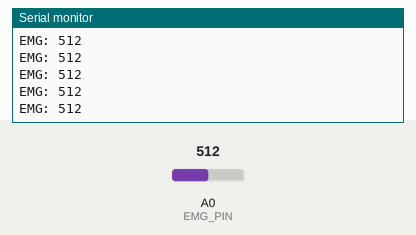
Recording of a sketch running on a simulated Arduino Uno, built with avr-gcc and run on an emulated ATmega328P. Shown: the last lines printed to the serial monitor. Inputs (shaded band) come from the test bench; at power-on: A0 (EMG_PIN) = 512.

Above: at 2.4 s.
2.5 s: A0 (EMG_PIN) set to 716
At 2.57 s:
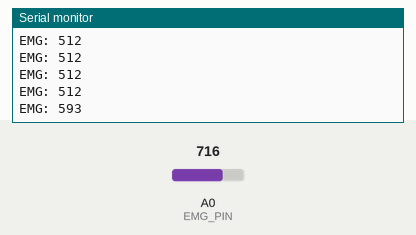
4.0 s: A0 (EMG_PIN) set to 900
At 4.0 s:
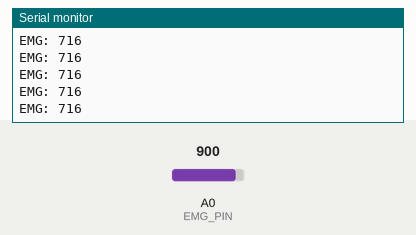
Timing chart, 0 to 7.0 s (numbered marks = the images above; inputs shaded):
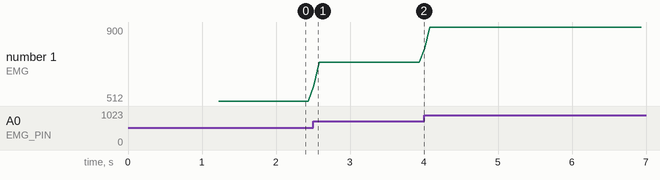

Measured:
- after the input at 2.5 s, the serial monitor: prints a new line at once (image 1)
- plotted number 1: 512 → 716 after the input at 2.5 s, 716 → 900 after the input at 4.0 s

The sketch:

lectura_emg.ino
```cpp
/*
 * Lectura simple del sensor MyoWare v1 (sin calibracion)
 *
 * Programa basico para ver en tiempo real los valores
 * del sensor EMG por el Monitor Serie.
 * Util para:
 *   - Verificar que el sensor funciona
 *   - Comprobar la colocacion de los electrodos
 *   - Observar los valores de reposo y contraccion
 *   - Ajustar la ganancia del potenciometro GAIN
 *
 * Instrucciones:
 * 1. Conectar MyoWare VCC a 5V, GND a GND, SIG a A0
 * 2. Desconectar el cargador del portatil
 * 3. Colocar electrodos: M y E en antebrazo, REF en codo
 * 4. Subir este programa y abrir Monitor Serie a 115200
 * 5. Observar los valores en reposo y al contraer
 *
 * Conexiones:
 *   MyoWare SIG -> A0
 *   MyoWare VCC -> 5V Arduino
 *   MyoWare GND -> GND Arduino
 */

const int EMG_PIN = A0;

void setup() {
  Serial.begin(115200);
  delay(1000);
  Serial.println("=== Lectura MyoWare v1 ===\n");

  // Chequeo sensor
  long suma = 0;
  for (int i = 0; i < 20; i++) { suma += analogRead(EMG_PIN); delay(10); }
  int valor = suma / 20;

  if (valor < 15) {
    Serial.println("ERROR: Sensor apagado -> Revisa VCC 5V y GND");
    while (true);
  } else if (valor > 900) {
    Serial.println("ERROR: Saturado -> Desconecta cargador o baja GAIN");
    while (true);
  }
  Serial.print("Sensor OK: "); Serial.println(valor);
  Serial.println("Contrae y relaja el musculo para ver los valores\n");
}

void loop() {
  long suma = 0;
  for (int i = 0; i < 10; i++) { suma += analogRead(EMG_PIN); delay(2); }
  int emg = suma / 10;

  Serial.print("EMG: "); Serial.println(emg);
  delay(50);
}
```
